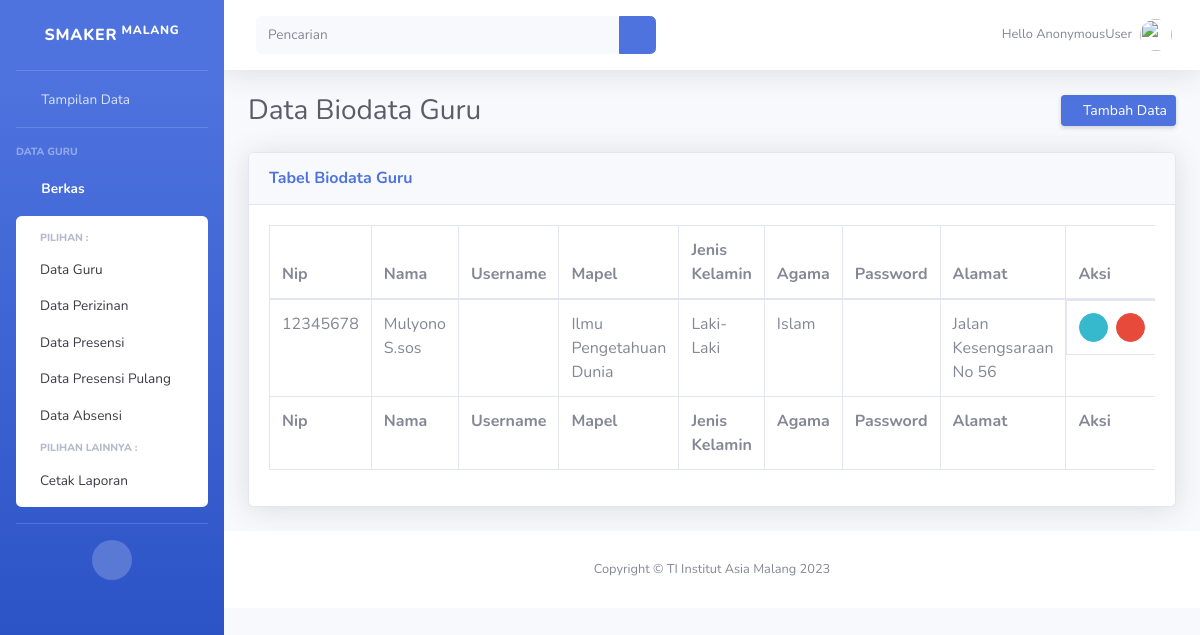
The app's page /biodata/, older data.
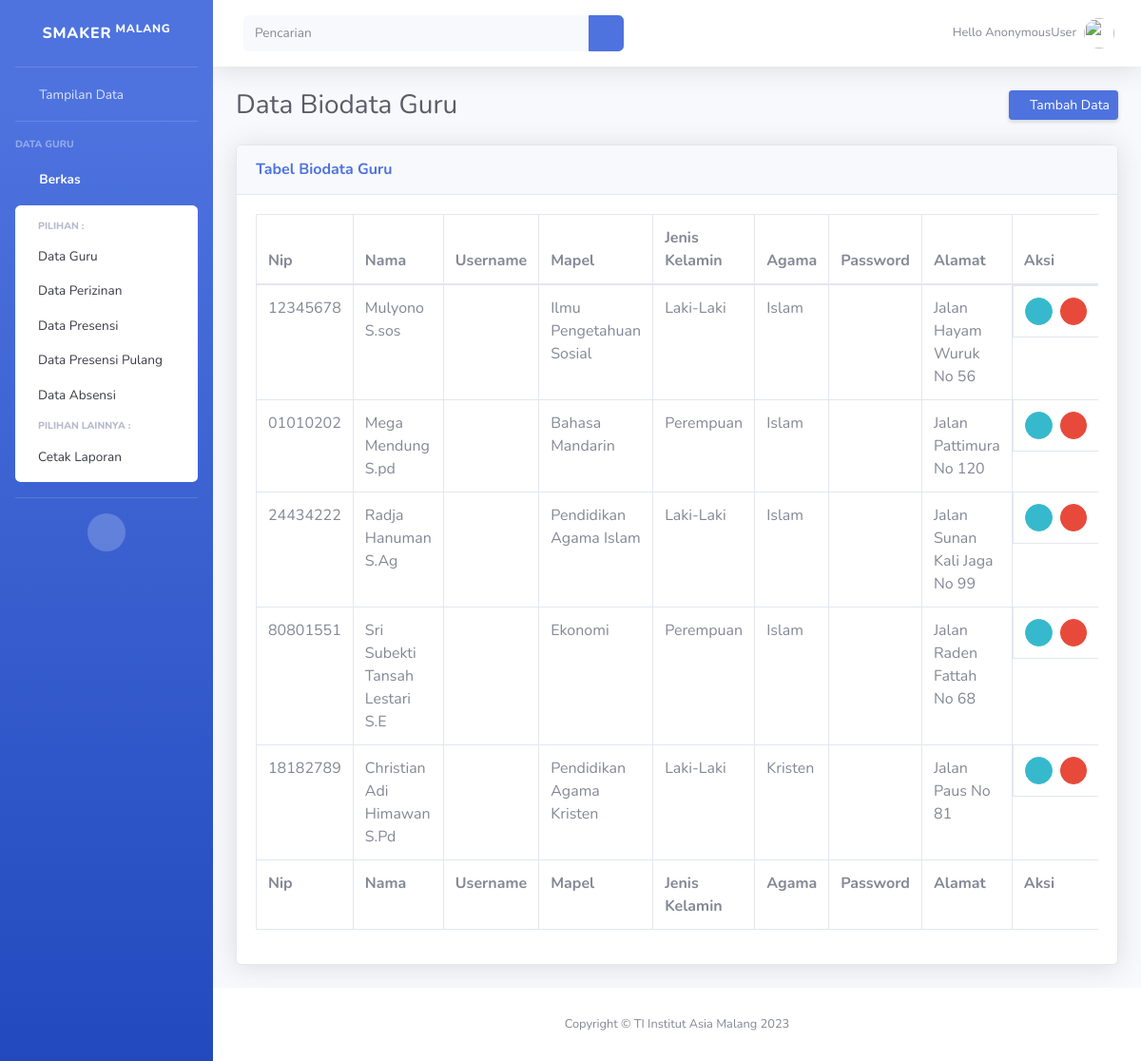
The same page, newer data.
### biodata/models.py (models this page shows, shortened)
class Biodata(models.Model):
    nama=models.CharField(max_length=50)
    nip=models.CharField(max_length=8)
    jk=models.ForeignKey(Jenis, on_delete=models.CASCADE,null=True)
    agama=models.ForeignKey(Agama, on_delete=models.CASCADE,null=True)
    alamat=models.TextField()
    mapel=models.CharField(max_length=50)

class Jenis(models.Model):
    nama=models.CharField(max_length=10)
    ket=models.TextField()
    def __str__(self):
        return self.nama

class Agama(models.Model):
    agama = models.CharField('Agama', max_length=256)
    ket=models.TextField()
    def __str__(self):
        return self.agama

### biodata/views.py (the view)
# urls.py: path('biodata/', data),
def data(request):
    biodata=Biodata.objects.all()
    konteks={
        'biodata':biodata,
    }
    return render(request,'Back-end/Biodata/data_bd.html',konteks)

### template/Back-end/Biodata/data_bd.html (shortened to what this page needs)
{% extends 'base.html' %}
{% load static %}
{% block content%}
    <div class="d-sm-flex align-items-center justify-content-between mb-4">
        <h1 class="h3 mb-0 text-gray-800">Data Biodata Guru</h1>
        <a href="/tambahbd/" class="d-none d-sm-inline-block btn btn-sm btn-primary shadow-sm"><i
                class="fas fa-download fa-sm text-white-50"></i> Tambah Data </a>
    </div>
    <div class="card shadow mb-4">
        <div class="card-header py-3">
            <h6 class="m-0 font-weight-bold text-primary">Tabel Biodata Guru</h6>
        </div>
        <div class="card-body">
            <div class="table-responsive">
                <table class="table table-bordered" id="dataTable" width="100%" cellspacing="0">
                    <thead>
                        <tr>
                            <th>Nip</th>
                            <th>Nama</th>
                            <th>Username</th>
                            <th>Mapel</th>
                            <th>Jenis Kelamin</th>
                            <th>Agama</th>
                            <th>Password</th>
                            <th>Alamat</th>
                            <th>Aksi</th>
                        </tr>
                    </thead>
                    <tfoot>
                        <tr>
                            <th>Nip</th>
                            <th>Nama</th>
                            <th>Username</th>
                            <th>Mapel</th>
                            <th>Jenis Kelamin</th>
                            <th>Agama</th>
                            <th>Password</th>
                            <th>Alamat</th>
                            <th>Aksi</th>
                        </tr>
                    </tfoot>
                    <tbody>
                        {% for Biodata in biodata  %}
                        <tr>
                            <td>{{ Biodata.nip }}</td>
                            <td>{{ Biodata.nama }}</td>
                            <td>{{ Biodata.username }}</td>
                            <td>{{ Biodata.mapel }}</td>
                            <td>{{ Biodata.jk }}</td>
                            <td>{{ Biodata.agama }}</td>
                            <td>{{ Biodata.password }}</td>
                            <td>{{ Biodata.alamat }}</td>
                            <td style="display: flex;">
                                <a href="{% url 'update_dt' Biodata.id %}" style="margin-right: 8px;" class="btn btn-info btn-circle btn-sm">
                                    <i class="far fa-edit" style="color: #ffffff;"></i>
                                </a>
                                <button data-toggle="modal" data-target="#hapus{{ Biodata.id }}" style="margin-right: auto;" class="btn btn-danger btn-circle btn-sm">
                                    <i class="fas fa-trash"></i>
                                </button>
                            </td>
                        </tr>
                        {% endfor %}
                    </tbody>
                </table>
            </div>
        </div>
    </div>
{% endblock %}

### template/base.html (shortened to what this page needs)
{% load static %}
<!DOCTYPE html>
<html lang="en">
<head>
    <link href="{% static 'vendor/fontawesome-free/css/all.min.css' %}" rel="stylesheet" type="text/css">
    <link href="{% static 'css/sb-admin-2.min.css' %}" rel="stylesheet">
    <link href="{% static 'vendor/datatables/dataTables.bootstrap4.min.css' %}" rel="stylesheet">
</head>
<body id="page-top">
    <div id="wrapper">
        <ul class="navbar-nav bg-gradient-primary sidebar sidebar-dark accordion" id="accordionSidebar">
            <a class="sidebar-brand d-flex align-items-center justify-content-center" href="/home/">
                <div class="sidebar-brand-text mx-3">SMAKER<sup> Malang</sup></div>
            </a>
            <hr class="sidebar-divider my-0">
            <li class="nav-item">
                <a class="nav-link" href="/home/">
                    <i class="fas fa-fw fa-tachometer-alt"></i>
                    <span>Tampilan Data</span></a>
            </li>
            <hr class="sidebar-divider">
            <div class="sidebar-heading">
                Data guru
            </div>
            <li class="nav-item active">
                <a class="nav-link" href="#" data-toggle="collapse" data-target="#collapsePages" aria-expanded="true"
                    aria-controls="collapsePages">
                    <i class="fas fa-fw fa-folder"></i>
                    <span>Berkas</span>
                </a>
                <div id="collapsePages" class="collapse show" aria-labelledby="headingPages"
                    data-parent="#accordionSidebar">
                    <div class="bg-white py-2 collapse-inner rounded">
                        <h6 class="collapse-header">Pilihan :</h6>
                        <a class="collapse-item" href="/biodata/">Data Guru</a>
                        <a class="collapse-item" href="/perizinan/">Data Perizinan</a>
                        <a class="collapse-item" href="/presensi/">Data Presensi</a>
                        <a class="collapse-item" href="/presensipulang/">Data Presensi Pulang</a>
                        <a class="collapse-item" href="/absensi/">Data Absensi</a>
                        <h6 class="collapse-header">Pilihan Lainnya :</h6>
                        <a class="collapse-item" href="/laporan/">Cetak Laporan</a>
                    </div>
                </div>
            </li>
            <hr class="sidebar-divider d-none d-md-block">
            <div class="text-center d-none d-md-inline">
                <button class="rounded-circle border-0" id="sidebarToggle"></button>
            </div>
        </ul>
        <div id="content-wrapper" class="d-flex flex-column">
            <div class="content">
                <nav class="navbar navbar-expand navbar-light bg-white topbar mb-4 static-top shadow">
                    <form
                        class="d-none d-sm-inline-block form-inline mr-auto ml-md-3 my-2 my-md-0 mw-100 navbar-search">
                        <div class="input-group">
                            <input type="text" class="form-control bg-light border-0 small" placeholder="Pencarian"
                                aria-label="Search" aria-describedby="basic-addon2">
                            <div class="input-group-append">
                                <button class="btn btn-primary" type="button">
                                    <i class="fas fa-search fa-sm"></i>
                                </button>
                            </div>
                        </div>
                    </form>
                    <ul class="navbar-nav ml-auto">
                        <li class="nav-item dropdown no-arrow">
                            <a class="nav-link dropdown-toggle" href="#" id="userDropdown" role="button"
                                data-toggle="dropdown" aria-haspopup="true" aria-expanded="false">
                                <span class="mr-2 d-none d-lg-inline text-gray-600 small">Hello {{user}}</span>
                                <img class="img-profile rounded-circle"
                                    src="{% static 'img/undraw_profile.svg' %}">
                            </a>
                        </li>
                    </ul>
                </nav>
                <div class="container-fluid">
                    {% block content %}
                    {% endblock %}
                </div>
                <footer class="sticky-footer bg-white">
                    <div class="container my-auto">
                        <div class="copyright text-center my-auto">
                            <span>Copyright &copy; TI Institut Asia Malang 2023</span>
                        </div>
                    </div>
                </footer>
            </div>
        </div>
    </body>
</html>

Row changes from the older to the newer data that the page shows:
changed Biodata "Mulyono S.sos": mapel "Ilmu Pengetahuan Dunia" → "Ilmu Pengetahuan Sosial"; alamat "Jalan Kesengsaraan No 56" → "Jalan Hayam Wuruk No 56"
added Biodata: nip "01010202", nama "Mega Mendung S.pd", mapel "Bahasa Mandarin", jk "Perempuan", agama "Islam", alamat "Jalan Pattimura No 120"
added Biodata: nip "24434222", nama "Radja Hanuman S.Ag", mapel "Pendidikan Agama Islam", jk "Laki-Laki", agama "Islam", alamat "Jalan Sunan Kali Jaga No 99"
added Biodata: nip "80801551", nama "Sri Subekti Tansah Lestari S.E", mapel "Ekonomi", jk "Perempuan", agama "Islam", alamat "Jalan Raden Fattah No 68"
added Biodata: nip "18182789", nama "Christian Adi Himawan S.Pd", mapel "Pendidikan Agama Kristen", jk "Laki-Laki", agama "Kristen", alamat "Jalan Paus No 81"
